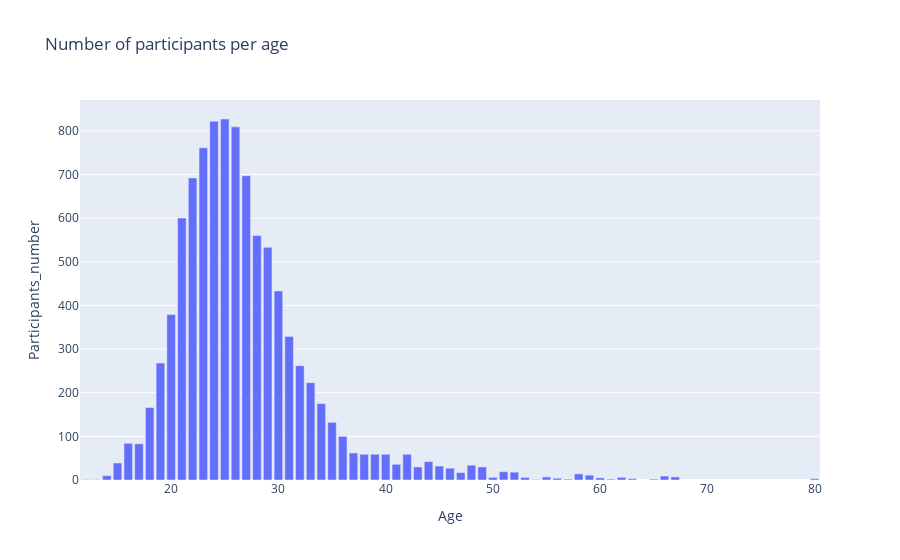

Here is the notebook cell this chart was saved with:
### Code cell
fig = make_subplots()
fig.add_bar(name="Participants_number", x=participants_age["Age"], y=participants_age["Participants_number"])
      
fig.update_layout( xaxis_title='Age', yaxis_title='Participants_number', 
                    title="Number of participants per age")

fig.show()

### Figure 1 — Plotly figure (JSON) as saved in the notebook; plotly's stock layout.template omitted (floating-point values rounded to 4 significant figures)
{"data": [{"name": "Participants_number", "type": "bar", "x": [12, 13, 14, 15, 16, 17, 18, 19, 20, 21, 22, 23, 24, 25, 26, 27, 28, 29, 30, 31, 32, 33, 34, 35, 36, 37, 38, 39, 40, 41, 42, 43, 44, 45, 46, 47, 48, 49, 50, 51, 52, 53, 54, 55, 56, 57, 58, 59, 60, 61, 62, 63, 65, 66, 67, 80], "y": [1, 1, 10, 39, 84, 83, 166, 268, 379, 600, 692, 761, 822, 827, 809, 697, 560, 533, 433, 329, 262, 223, 175, 132, 100, 62, 59, 59, 59, 36, 59, 30, 42, 32, 27, 17, 34, 30, 6, 19, 18, 6, 1, 7, 4, 2, 14, 11, 5, 2, 6, 3, 2, 9, 7, 3]}], "layout": {"title": {"text": "Number of participants per age"}, "xaxis": {"anchor": "y", "domain": [0, 1], "title": {"text": "Age"}}, "yaxis": {"anchor": "x", "domain": [0, 1], "title": {"text": "Participants_number"}}}}
